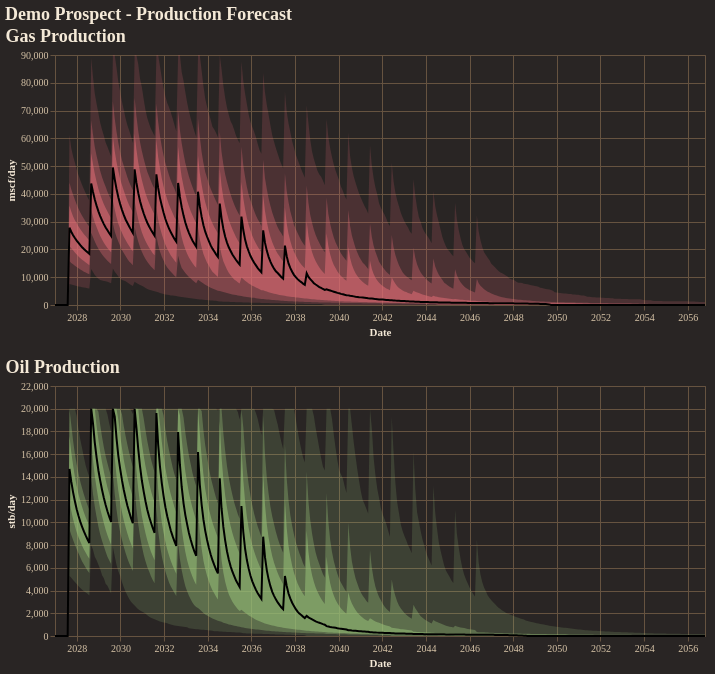

Source (notebook cell):
### Code cell
fig = reporter.plotter.combined_production_plot(
    figsize=(650, 250),
    backend=PLOTTING_BACKEND
)
fig.show()

### Figure 1 — Vega-Lite specification as saved in the notebook (floating-point values rounded to 4 significant figures; data arrays with more than 128 entries replaced by an {"elided": "..."} marker saying what was removed)
{"config": {"background": "#292524", "view": {"fill": "#292524", "stroke": "#665340"}, "title": {"color": "#f4e9d7", "font": "Merriweather", "fontSize": 18, "fontWeight": 600, "subtitleColor": "#d5c2a6", "anchor": "start"}, "axis": {"domainColor": "#665340", "gridColor": "#665340", "tickColor": "#665340", "labelColor": "#d5c2a6", "titleColor": "#f4e9d7", "labelFont": "Merriweather", "titleFont": "Merriweather"}, "legend": {"titleColor": "#f4e9d7", "labelColor": "#d5c2a6", "labelFont": "Merriweather", "titleFont": "Merriweather", "orient": "top-right", "symbolType": "circle"}, "header": {"labelColor": "#d5c2a6", "titleColor": "#f4e9d7", "labelFont": "Merriweather", "titleFont": "Merriweather"}, "mark": {"color": "#c78d3b"}, "line": {"color": "#c78d3b"}, "bar": {"color": "#c78d3b"}, "point": {"color": "#ddb06d"}, "area": {"color": "#c78d3b", "opacity": 0.35}, "text": {"color": "#f4e9d7", "font": "Merriweather"}, "range": {"category": ["#5DA5DA", "#F28E2B", "#59C36A", "#E15759", "#B07AA1", "#4ECDC4", "#FF9DA7", "#EDC948"]}}, "vconcat": [{"layer": [{"mark": {"type": "area", "color": "rgba(224, 108, 117, 1.0)", "opacity": 0.18}, "encoding": {"tooltip": [{"field": "date", "title": "Date", "type": "temporal"}, {"field": "p01", "format": ",.2f", "title": "P01", "type": "quantitative"}, {"field": "p10", "format": ",.2f", "title": "P10", "type": "quantitative"}, {"field": "p25", "format": ",.2f", "title": "P25", "type": "quantitative"}, {"field": "p50", "format": ",.2f", "title": "P50", "type": "quantitative"}, {"field": "p75", "format": ",.2f", "title": "P75", "type": "quantitative"}, {"field": "p90", "format": ",.2f", "title": "P90", "type": "quantitative"}, {"field": "p99", "format": ",.2f", "title": "P99", "type": "quantitative"}], "x": {"field": "date", "title": "Date", "type": "temporal"}, "y": {"field": "p01", "title": "mscf/day", "type": "quantitative"}, "y2": {"field": "p99"}}}, {"mark": {"type": "area", "color": "rgba(224, 108, 117, 1.0)", "opacity": 0.35}, "encoding": {"tooltip": [{"field": "date", "title": "Date", "type": "temporal"}, {"field": "p01", "format": ",.2f", "title": "P01", "type": "quantitative"}, {"field": "p10", "format": ",.2f", "title": "P10", "type": "quantitative"}, {"field": "p25", "format": ",.2f", "title": "P25", "type": "quantitative"}, {"field": "p50", "format": ",.2f", "title": "P50", "type": "quantitative"}, {"field": "p75", "format": ",.2f", "title": "P75", "type": "quantitative"}, {"field": "p90", "format": ",.2f", "title": "P90", "type": "quantitative"}, {"field": "p99", "format": ",.2f", "title": "P99", "type": "quantitative"}], "x": {"field": "date", "title": "Date", "type": "temporal"}, "y": {"field": "p10", "title": "mscf/day", "type": "quantitative"}, "y2": {"field": "p90"}}}, {"mark": {"type": "area", "color": "rgba(224, 108, 117, 1.0)", "opacity": 0.55}, "encoding": {"tooltip": [{"field": "date", "title": "Date", "type": "temporal"}, {"field": "p01", "format": ",.2f", "title": "P01", "type": "quantitative"}, {"field": "p10", "format": ",.2f", "title": "P10", "type": "quantitative"}, {"field": "p25", "format": ",.2f", "title": "P25", "type": "quantitative"}, {"field": "p50", "format": ",.2f", "title": "P50", "type": "quantitative"}, {"field": "p75", "format": ",.2f", "title": "P75", "type": "quantitative"}, {"field": "p90", "format": ",.2f", "title": "P90", "type": "quantitative"}, {"field": "p99", "format": ",.2f", "title": "P99", "type": "quantitative"}], "x": {"field": "date", "title": "Date", "type": "temporal"}, "y": {"field": "p25", "title": "mscf/day", "type": "quantitative"}, "y2": {"field": "p75"}}}, {"mark": {"type": "line", "color": "black", "strokeWidth": 2}, "encoding": {"tooltip": [{"field": "date", "title": "Date", "type": "temporal"}, {"field": "p01", "format": ",.2f", "title": "P01", "type": "quantitative"}, {"field": "p10", "format": ",.2f", "title": "P10", "type": "quantitative"}, {"field": "p25", "format": ",.2f", "title": "P25", "type": "quantitative"}, {"field": "p50", "format": ",.2f", "title": "P50", "type": "quantitative"}, {"field": "p75", "format": ",.2f", "title": "P75", "type": "quantitative"}, {"field": "p90", "format": ",.2f", "title": "P90", "type": "quantitative"}, {"field": "p99", "format": ",.2f", "title": "P99", "type": "quantitative"}], "x": {"field": "date", "title": "Date", "type": "temporal"}, "y": {"field": "p50", "title": "mscf/day", "type": "quantitative"}}}], "data": {"name": "data-aa8bccd8e214c68b08388a157bcec26c"}, "height": 250, "title": "Gas Production", "width": 650}, {"layer": [{"mark": {"type": "area", "color": "rgba(152, 195, 121, 1.0)", "opacity": 0.18}, "encoding": {"tooltip": [{"field": "date", "title": "Date", "type": "temporal"}, {"field": "p01", "format": ",.2f", "title": "P01", "type": "quantitative"}, {"field": "p10", "format": ",.2f", "title": "P10", "type": "quantitative"}, {"field": "p25", "format": ",.2f", "title": "P25", "type": "quantitative"}, {"field": "p50", "format": ",.2f", "title": "P50", "type": "quantitative"}, {"field": "p75", "format": ",.2f", "title": "P75", "type": "quantitative"}, {"field": "p90", "format": ",.2f", "title": "P90", "type": "quantitative"}, {"field": "p99", "format": ",.2f", "title": "P99", "type": "quantitative"}], "x": {"field": "date", "title": "Date", "type": "temporal"}, "y": {"field": "p01", "title": "stb/day", "type": "quantitative"}, "y2": {"field": "p99"}}}, {"mark": {"type": "area", "color": "rgba(152, 195, 121, 1.0)", "opacity": 0.35}, "encoding": {"tooltip": [{"field": "date", "title": "Date", "type": "temporal"}, {"field": "p01", "format": ",.2f", "title": "P01", "type": "quantitative"}, {"field": "p10", "format": ",.2f", "title": "P10", "type": "quantitative"}, {"field": "p25", "format": ",.2f", "title": "P25", "type": "quantitative"}, {"field": "p50", "format": ",.2f", "title": "P50", "type": "quantitative"}, {"field": "p75", "format": ",.2f", "title": "P75", "type": "quantitative"}, {"field": "p90", "format": ",.2f", "title": "P90", "type": "quantitative"}, {"field": "p99", "format": ",.2f", "title": "P99", "type": "quantitative"}], "x": {"field": "date", "title": "Date", "type": "temporal"}, "y": {"field": "p10", "title": "stb/day", "type": "quantitative"}, "y2": {"field": "p90"}}}, {"mark": {"type": "area", "color": "rgba(152, 195, 121, 1.0)", "opacity": 0.55}, "encoding": {"tooltip": [{"field": "date", "title": "Date", "type": "temporal"}, {"field": "p01", "format": ",.2f", "title": "P01", "type": "quantitative"}, {"field": "p10", "format": ",.2f", "title": "P10", "type": "quantitative"}, {"field": "p25", "format": ",.2f", "title": "P25", "type": "quantitative"}, {"field": "p50", "format": ",.2f", "title": "P50", "type": "quantitative"}, {"field": "p75", "format": ",.2f", "title": "P75", "type": "quantitative"}, {"field": "p90", "format": ",.2f", "title": "P90", "type": "quantitative"}, {"field": "p99", "format": ",.2f", "title": "P99", "type": "quantitative"}], "x": {"field": "date", "title": "Date", "type": "temporal"}, "y": {"field": "p25", "title": "stb/day", "type": "quantitative"}, "y2": {"field": "p75"}}}, {"mark": {"type": "line", "color": "black", "strokeWidth": 2}, "encoding": {"tooltip": [{"field": "date", "title": "Date", "type": "temporal"}, {"field": "p01", "format": ",.2f", "title": "P01", "type": "quantitative"}, {"field": "p10", "format": ",.2f", "title": "P10", "type": "quantitative"}, {"field": "p25", "format": ",.2f", "title": "P25", "type": "quantitative"}, {"field": "p50", "format": ",.2f", "title": "P50", "type": "quantitative"}, {"field": "p75", "format": ",.2f", "title": "P75", "type": "quantitative"}, {"field": "p90", "format": ",.2f", "title": "P90", "type": "quantitative"}, {"field": "p99", "format": ",.2f", "title": "P99", "type": "quantitative"}], "x": {"field": "date", "title": "Date", "type": "temporal"}, "y": {"field": "p50", "title": "stb/day", "type": "quantitative"}}}], "data": {"name": "data-59546d4400f31e83d00690a09c09a048"}, "height": 250, "title": "Oil Production", "width": 650}], "title": "Demo Prospect - Production Forecast", "$schema": "https://vega.github.io/schema/vega-lite/v5.20.1.json", "datasets": {"data-aa8bccd8e214c68b08388a157bcec26c": {"elided": "360 records"}, "data-59546d4400f31e83d00690a09c09a048": {"elided": "360 records"}}}
